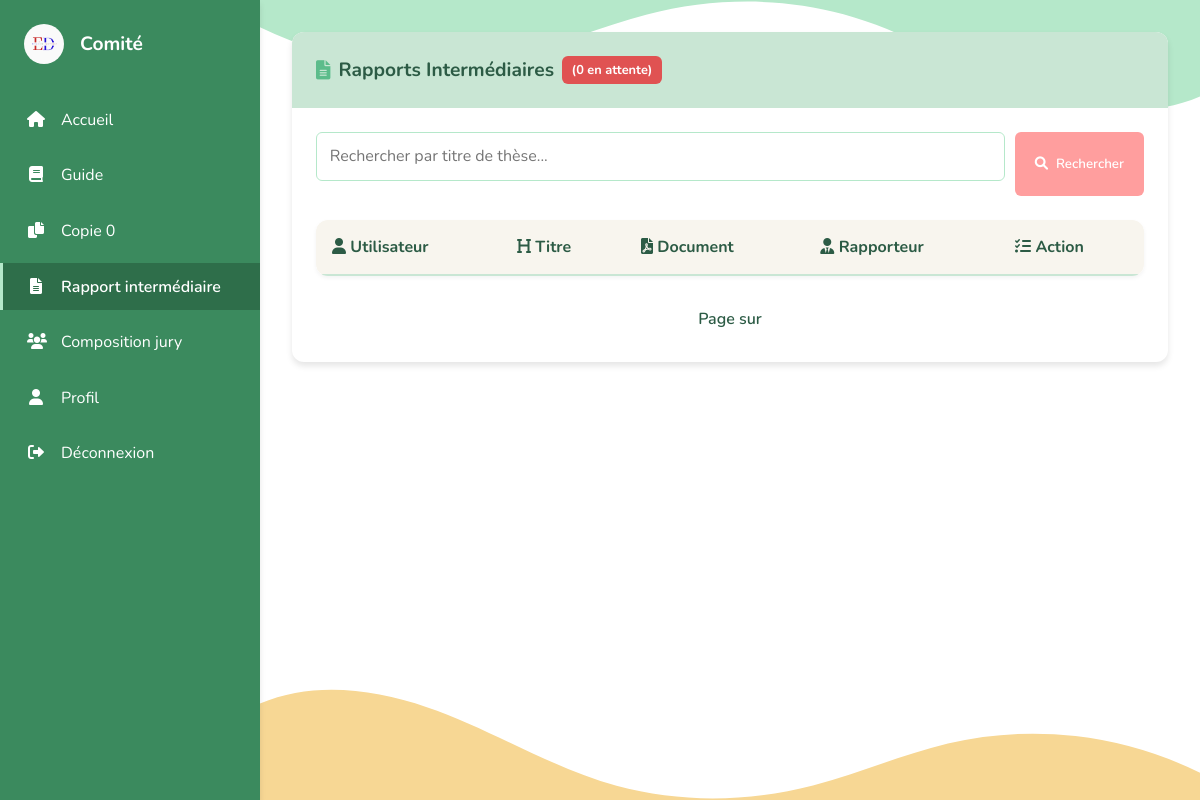
/rapport_inter/, run on an earlier commit of the app's database.
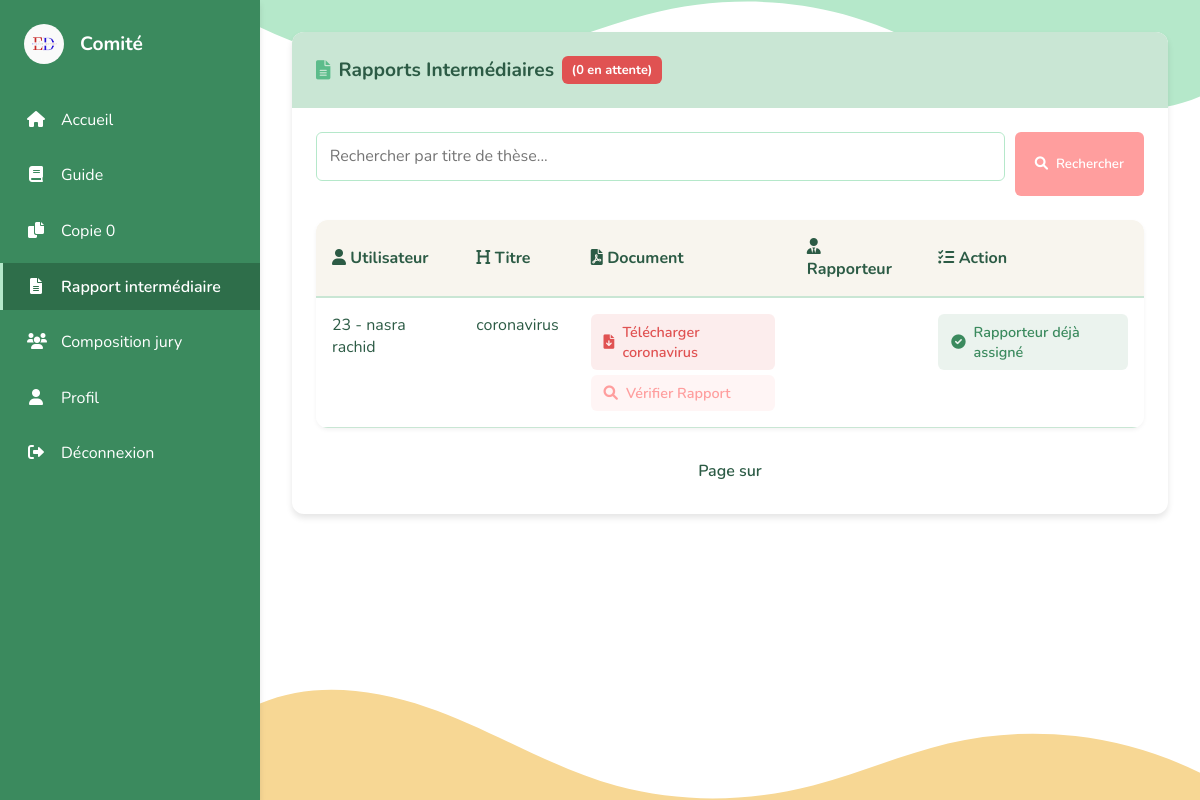
And on a later commit of the database.
### gestion/models.py (models this page shows, shortened)
class These(models.Model):
    utilisateur = models.ForeignKey(
        settings.AUTH_USER_MODEL,
        on_delete=models.CASCADE,
        related_name="theses"
    )
    titre = models.CharField(max_length=255)
    domaine = models.CharField(max_length=255, choices=[
        ('Cardiologie', 'Cardiologie'),
        ('Neurologie', 'Neurologie'),
        ('Pédiatrie', 'Pédiatrie'),
        ('Chirurgie', 'Chirurgie'),
    ])
    description = models.TextField()
    motivation = models.TextField()
    encadreur = models.TextField()
    fichier = models.FileField(upload_to='theses/', blank=True, null=True)
    date_soumission = models.DateTimeField(auto_now_add=True)
    statut = models.CharField(
        max_length=20,
        choices=[
            ('En attente', 'En attente'),
            ('Approuvé', 'Approuvé'),
            ('Rejeté', 'Rejeté'),
        ],
        default='En attente'
    )
    approuve_par_comite = models.BooleanField(default=False)
    commentaire_rejet = models.TextField(blank=True, null=True)
    date_soutenance = models.DateField(null=True, blank=True)
    grille_evaluation = models.FileField(
        upload_to='grilles_evaluation/', blank=True, null=True
    )
    rapporteur = models.ForeignKey(
        settings.AUTH_USER_MODEL,
        on_delete=models.SET_NULL,
        null=True, blank=True,
        related_name='rapports_assigned'
    )
    statut_rapport = models.CharField(
        max_length=50,
        choices=[
            ('Non assigné', 'Non assigné'),
            ('Assigné', 'Assigné'),
            ('Évalué', 'Évalué'),
        ],
        default='Non assigné'
    )
    avis_rapporteur = models.CharField(
    max_length=50,
    choices=[
        ('valider', 'Validé'),
        ('avis_sr', 'Favorable sans réserve'),
        ('avis_mr', 'Favorable avec corrections mineures'),
        ('avis_mjr', 'Favorable avec corrections majeures'),
        ('refuser', 'Défavorable'),
    ],
    blank=True,
    null=True
)
    date_rapport_intermediaire = models.DateTimeField(null=True, blank=True)
    def jury_complet(self):
      roles = self.affectation_set.values_list('role', flat=True)
      roles_normalisés = [r.replace('é', 'e').lower() for r in roles]
      return all(r in roles_normalisés for r in ['president', 'rapporteur', 'examinateur', 'redacteur'])
    jury_complet.boolean = True
    jury_complet.short_description = "Jury complet"

class Utilisateur(AbstractUser):
    ROLE_CHOICES = [
        ('doctorant', 'Doctorant'),
        ('professeur', 'Professeur'),
        ('comite', 'Comité'),
    ]
    role = models.CharField(max_length=20, choices=ROLE_CHOICES, default='doctorant')
    nom = models.CharField(max_length=100, blank=True, null=True)
    email = models.EmailField(max_length=255, unique=True)
    password_changed = models.BooleanField(default=False)
    adresse = models.CharField(max_length=255, blank=True, null=True)
    specialite = models.CharField(max_length=100, blank=True, null=True)
    promotion = models.CharField(max_length=20, blank=True, null=True)
    date_naissance = models.DateField(blank=True, null=True)

class RapportIntermediaire(models.Model):
    fichier = models.FileField(upload_to='rapports_intermediaires/')
    these = models.ForeignKey(These, related_name='rapports_intermediaires', on_delete=models.CASCADE)
    titre = models.CharField(max_length=255)
    date_soumission = models.DateTimeField(auto_now_add=True)

### gestion/views.py (the view)
# urls.py: path('rapport_inter/', views.rapport_intermediaire_view, name='rapport_inter'),
def rapport_intermediaire_view(request):
    theses = These.objects.filter(
        statut="Approuvée",
        approuve_par_comite=True
    ).annotate(nb_rapports=Count('rapports_intermediaires')).filter(nb_rapports__gt=0)
    for these in theses:
        rapport = these.rapports_intermediaires.first()
        these.rapport_intermediaire = rapport
        affectation_rapporteur = Affectation.objects.filter(these=these, role='rapporteur').first()
        these.rapporteur = affectation_rapporteur.professeur if affectation_rapporteur else None
    professeurs = Utilisateur.objects.filter(role='professeur')
    query = request.GET.get('q')
    if query:
        theses = [t for t in theses if query.lower() in t.titre.lower()]
    nb_en_attente = sum(1 for t in theses if not hasattr(t, 'rapporteur') or t.rapporteur is None)
    context = {
        'theses': theses,
        'professeurs': professeurs,
        'nb_en_attente': nb_en_attente,
    }
    return render(request, 'presentation/rapport_inter.html', context)

### gestion/Templates/Presentation/rapport_inter.html (shortened to what this page needs)
{% load static %}
<!DOCTYPE html>
<html lang="fr">
<head>
    <link rel="stylesheet" href="https://cdnjs.cloudflare.com/ajax/libs/font-awesome/6.0.0-beta3/css/all.min.css">
</head>
<body>
<div class="layout">
    <aside class="sidebar">
        <div class="logo-container">
            <img src="{% static 'images/log.png' %}" alt="Logo" onerror="this.src='https://via.placeholder.com/60'; this.onerror=null;">
            <div class="logo-text">Comité</div>
        </div>
        <ul class="menu">
            <li class="menu-item">
                <a href="{% url 'accueil_comite' %}" class="menu-link">
                    <span class="menu-icon"><i class="fas fa-home"></i></span>
                    <span class="menu-title">Accueil</span>
                </a>
            </li>
            <li class="menu-item">
                <a href="{% url 'guide_comite' %}" class="menu-link">
                    <span class="menu-icon"><i class="fas fa-book"></i></span>
                    <span class="menu-title">Guide</span>
                </a>
            </li>
            <li class="menu-item">
                <a href="{% url 'tableau_theses_comite' %}" class="menu-link">
                    <span class="menu-icon"><i class="fas fa-copy"></i></span>
                    <span class="menu-title">Copie 0</span>
                </a>
            </li>
            <li class="menu-item">
                <a href="{% url 'rapport_inter' %}" class="menu-link active">
                    <span class="menu-icon"><i class="fas fa-file-alt"></i></span>
                    <span class="menu-title">Rapport intermédiaire</span>
                </a>
            </li>
            <li class="menu-item">
                <a href="{% url 'composition_jury' %}" class="menu-link">
                    <span class="menu-icon"><i class="fas fa-users"></i></span>
                    <span class="menu-title">Composition jury</span>
                </a>
            </li>
            <li class="menu-item">
                <a href="{% url 'profil_comite' %}" class="menu-link">
                    <span class="menu-icon"><i class="fas fa-user"></i></span>
                    <span class="menu-title">Profil</span>
                </a>
            </li>
            <li class="menu-item">
                <a href="{% url 'deconnexion_comite' %}" class="menu-link">
                    <span class="menu-icon"><i class="fas fa-sign-out-alt"></i></span>
                    <span class="menu-title">Déconnexion</span>
                </a>
            </li>
        </ul>
    </aside>
    <main class="container">
        <div class="wave-top">
        </div>
        <div class="card fade-in">
            <div class="card-header">
                <h2><i class="fas fa-file-alt"></i> Rapports Intermédiaires <span class="badge">({{ nb_en_attente }} en attente)</span></h2>
            </div>
            <div class="card-body">
                <form method="GET" class="search-bar">
                    <div class="form-group" style="margin-bottom: 15px;">
                        <input type="text" name="q" class="form-control" placeholder="Rechercher par titre de thèse..." value="{{ request.GET.q }}">
                    </div>
                    <button type="submit" class="btn" style="width: auto; margin-left: 10px; padding: 15px 20px;">
                        <i class="fas fa-search"></i> Rechercher
                    </button>
                </form>
                <div class="table-responsive">
                    <table class="table">
                        <thead>
                            <tr>
                                <th><i class="fas fa-user"></i> Utilisateur</th>
                                <th><i class="fas fa-heading"></i> Titre</th>
                                <th><i class="fas fa-file-pdf"></i> Document</th>
                                <th><i class="fas fa-user-tie"></i> Rapporteur</th>
                                <th><i class="fas fa-tasks"></i> Action</th>
                            </tr>
                        </thead>
                        <tbody>
                            {% for these in theses %}
                            <tr data-rapporteur-assigne="{% if these.rapporteur %}true{% else %}false{% endif %}">
                                <td>{{ these.utilisateur.id }} - {{ these.utilisateur.nom }}</td>
                                <td>{{ these.titre }}</td>
                                <td>
                                    {% if these.rapport_intermediaire %}
                                    <div style="display: flex; flex-direction: column; gap: 5px;">
                                        <a href="{{ these.rapport_intermediaire.fichier.url }}" class="btn-download" target="_blank">
                                            <i class="fas fa-file-download"></i>Télécharger {{ these.rapport_intermediaire.titre }}
                                        </a>
                                        <button onclick="verifierPlagiatRapport({{ these.id }})" class="btn-verify">
                                            <i class="fas fa-search"></i> Vérifier Rapport
                                        </button>
                                    </div>
                                    {% else %}
                                    <span class="text-warning"><i class="fas fa-exclamation-triangle"></i> Pas de rapport</span>
                                    {% endif %}
                                </td>
                                <td>
                                </td>
                                <td>
                                    {% if these.rapporteur %}
                                    <span class="status approved">
                                        <i class="fas fa-check-circle"></i> Rapporteur déjà assigné
                                    </span>
                                    {% endif %}
                                </td>
                            </tr>
                            {% endfor %}
                        </tbody>
                    </table>
                </div>
                <div class="pagination">
                    <span class="current">Page {{ page_obj.number }} sur {{ page_obj.paginator.num_pages }}</span>
                </div>
            </div>
        </div>
        <div class="wave-bottom">
        </div>
    </main>
</div>
</body>
</html>

What changed in the data, as far as the page shows it:
added These: utilisateur.id "23", utilisateur.nom "nasra rachid", titre "coronavirus", rapport_intermediaire.titre "coronavirus", shows "Rapporteur déjà assigné"
